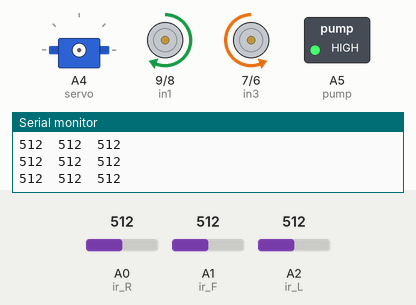
Recording of a sketch running on a simulated Arduino Uno, built with avr-gcc and run on an emulated ATmega328P. Shown: servo, motor-driver pin pairs drawn as motors (green arrow = first pin HIGH = forward, orange = second pin HIGH = backward, longer = more drive, scaled by the enable pin), switched loads named in the sketch (green lamp = pin HIGH), the last lines printed to the serial monitor. Wiring (inferred from the names in the program): servo: signal A4. The test bench sets the inputs (shaded band); at power-on: A0 (ir_R) = 512, A2 (ir_L) = 512, A1 (ir_F) = 512. Servo pulses on a pin are drawn as a servo (544–2400 µs = 0–180°); pins used as bus, display or sensor lines are not drawn.

Above: at 1.7 s.
1.8 s: A0 (ir_R) set to 312
3.3 s: A0 (ir_R) set to 281
At 5.09 s:
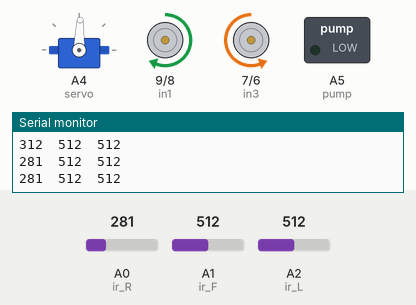
6.3 s: A0 (ir_R) set to 306
At 7.5 s:
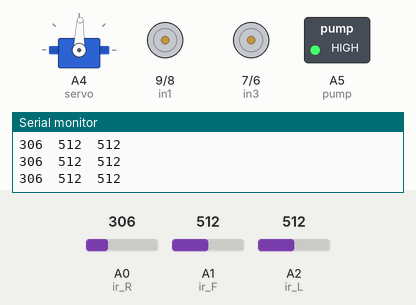
8.1 s: A2 (ir_L) set to 317
9.6 s: A2 (ir_L) set to 292
At 9.75 s:
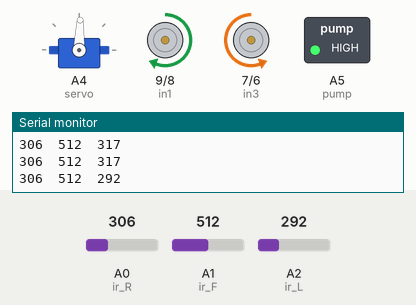
12.6 s: A2 (ir_L) set to 306
At 12.89 s:
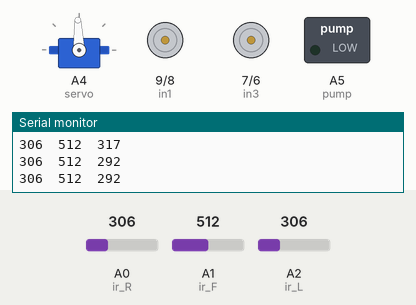
Timing chart, 0 to 15.4 s (numbered marks = the images above; inputs shaded):
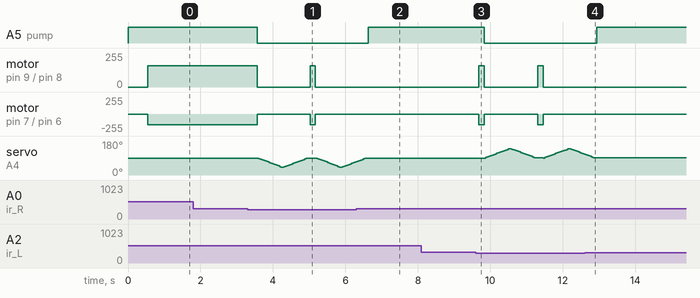

The sketch:

fire_fighting.ino
```cpp
#define enA 10
#define in1 9
#define in2 8
#define in3 7
#define in4 6
#define enB 5

#define ir_R A0
#define ir_F A1
#define ir_L A2
#define servo A4
#define pump A5   // Relay IN pin

int Speed = 160;
int s1, s2, s3;

// 🔒 Fire lock
bool fireActive = false;

void setup() {
  Serial.begin(9600);

  pinMode(ir_R, INPUT);
  pinMode(ir_F, INPUT);
  pinMode(ir_L, INPUT);

  pinMode(enA, OUTPUT);
  pinMode(in1, OUTPUT);
  pinMode(in2, OUTPUT);
  pinMode(in3, OUTPUT);
  pinMode(in4, OUTPUT);
  pinMode(enB, OUTPUT);

  pinMode(servo, OUTPUT);
  pinMode(pump, OUTPUT);

  digitalWrite(pump, HIGH); // Pump OFF

  analogWrite(enA, Speed);
  analogWrite(enB, Speed);

  delay(500);
}

void loop() {

  s1 = analogRead(ir_R);
  s2 = analogRead(ir_F);
  s3 = analogRead(ir_L);

  Serial.print(s1); Serial.print("\t");
  Serial.print(s2); Serial.print("\t");
  Serial.println(s3);

  delay(50);

  // 🔥 RIGHT FIRE
  if (s1 < 300) {
    fireActive = true;
    forword();
    delay(150);
    Stop();
    digitalWrite(pump, LOW);

    for (int a = 90; a >= 40; a -= 3) servoPulse(servo, a);
    for (int a = 40; a <= 90; a += 3) servoPulse(servo, a);
  }

  // 🔥 FRONT FIRE
  else if (s2 < 400) {
    fireActive = true;
    forword();
    delay(200);
    Stop();
    digitalWrite(pump, LOW);

    for (int a = 90; a <= 140; a += 3) servoPulse(servo, a);
    for (int a = 140; a >= 40; a -= 3) servoPulse(servo, a);
    for (int a = 40; a <= 90; a += 3) servoPulse(servo, a);
  }

  // 🔥 LEFT FIRE
  else if (s3 < 300) {
    fireActive = true;
    forword();
    delay(150);
    Stop();
    digitalWrite(pump, LOW);

    for (int a = 90; a <= 140; a += 3) servoPulse(servo, a);
    for (int a = 140; a >= 90; a -= 3) servoPulse(servo, a);
  }

  // 🚗 MOVE TOWARD FIRE (NO BACKWARD)
  else if (!fireActive && (s1 < 700 || s2 < 800 || s3 < 700)) {
    digitalWrite(pump, HIGH);
    forword();
  }

  // 🛑 STOP
  else {
    digitalWrite(pump, HIGH);
    Stop();
  }

  // 🔓 RESET FIRE LOCK
  if (s1 > 700 && s2 > 800 && s3 > 700) {
    fireActive = false;
  }

  delay(10);
}

// ---------------- SERVO ----------------
void servoPulse(int pin, int angle) {
  int pwm = (angle * 11) + 500;
  digitalWrite(pin, HIGH);
  delayMicroseconds(pwm);
  digitalWrite(pin, LOW);
  delay(40);
}

// ---------------- MOTOR ----------------
void forword() {
  digitalWrite(in1, HIGH);
  digitalWrite(in2, LOW);
  digitalWrite(in3, LOW);
  digitalWrite(in4, HIGH);
}

void Stop() {
  digitalWrite(in1, LOW);
  digitalWrite(in2, LOW);
  digitalWrite(in3, LOW);
  digitalWrite(in4, LOW);
}
```

Measured:
- the behaviour switches between 300 and 299 on A0 (ir_R) (found by bisection; images 0 and 1)
- the behaviour switches between 300 and 299 on A2 (ir_L) (found by bisection; images 2 and 3)
- after the input at 3.3 s, A5 (pump): HIGH → LOW after 0.26 s; motor on pin 9 (in1) / pin 8 (in2): forward 160/255 → stopped after 0.26 s, → forward 160/255 1.5 s later, → stopped 0.15 s later; motor on pin 7 (in3) / pin 6 (in4): backward 160/255 → stopped after 0.26 s, → backward 160/255 1.5 s later, → stopped 0.15 s later
- after the input at 6.3 s, A5 (pump): LOW → HIGH after 0.34 s; motor on pin 9 (in1) / pin 8 (in2): stays stopped (without the input it goes to forward 160/255 after 0.34 s); motor on pin 7 (in3) / pin 6 (in4): stays stopped (without the input it goes to backward 160/255 after 0.34 s); servo on A4 (servo): goes on until 6.5 s, then stays 88°
- after the input at 9.6 s, A5 (pump): HIGH → LOW after 0.23 s; motor on pin 9 (in1) / pin 8 (in2): alternates forward 160/255 for 0.15 s and stopped for 1.5 s, starting after 0.08 s
- after the input at 12.6 s, A5 (pump): LOW → HIGH after 0.34 s; motor on pin 9 (in1) / pin 8 (in2), motor on pin 7 (in3) / pin 6 (in4): stops changing and stays stopped; servo on A4 (servo): goes on until 12.8 s, then stays 92°
